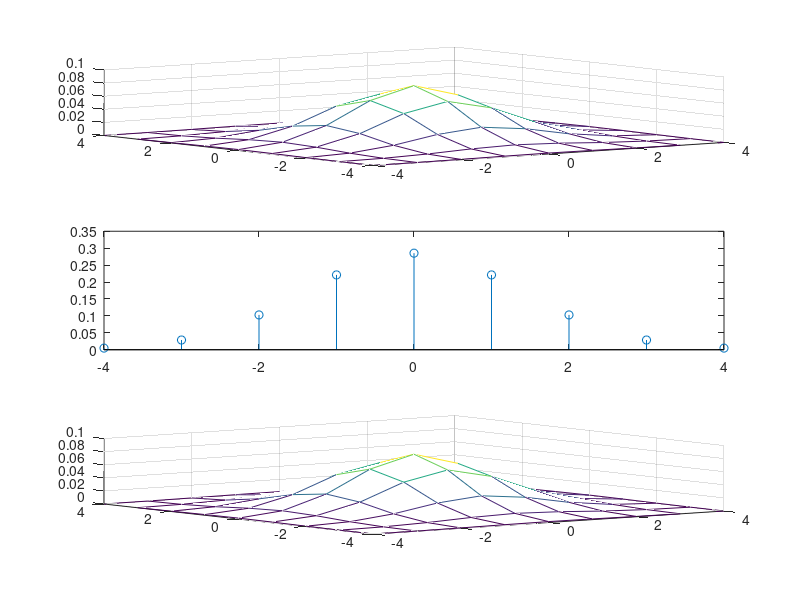

Reproduce this figure in MATLAB.
s=1.4; %standard deviation
[x,y]=meshgrid(-round(3*s):round(3*s),-round(3*s):round(3*s)); %sample grid
g=exp(-(x.*x + y.*y)/(2*s*s)); %2D smoothing filter
g=g/sum(sum(g)); % sum of weights equals one
figure(1); subplot(3,1,1);mesh(x,y,g); %show the filter
sizeg = size(g);

x1=-round(3*s):round(3*s); %sample grid
gx= exp(-(x1.*x1 )/(2*s*s)); %smoothing filter in the x?direction
gx=gx/sum(gx); % sum of weights equals one
gy=gx'; %smoothing filter in the y?direction (transpose of gx)
figure(1); subplot(3,1,2); stem(x1,gx); %show the 1D smoothing filter
sizegx = size(gx);
sizegy = size(gy);

gg=conv2(gx,gy);%computing g=gx? gy
gg=gg/sum(sum(gg));% sum of weights equals one
figure(1); subplot(3,1,3);mesh(x,y,gg); %show the filter
sizegg = size(gg);
